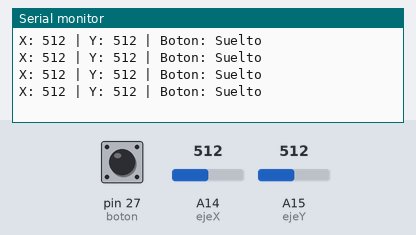
The sketch below on a simulated Arduino Mega 2560, built with avr-gcc and run on an emulated ATmega2560. On the bench: the last lines printed to the serial monitor. The test bench sets the inputs (shaded band); at power-on: pin 27 (boton) HIGH, A14 (ejeX) = 512, A15 (ejeY) = 512.

Above: at 1.2 s.
1.3 s: pin 27 (boton) pulled LOW for 0.35 s
At 1.71 s:
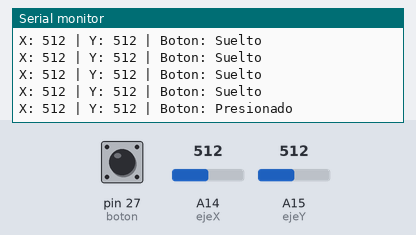
3.1 s: A14 (ejeX) set to 716
At 3.51 s:
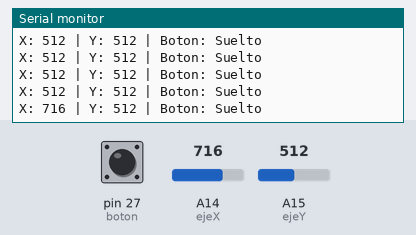
4.6 s: A15 (ejeY) set to 716
At 4.72 s:
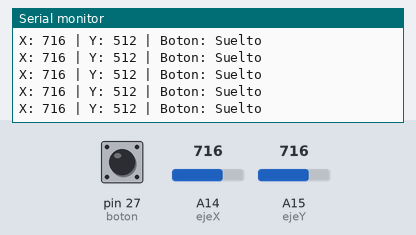
6.1 s: pin 27 (boton) pulled LOW for 1 s
At 6.52 s:
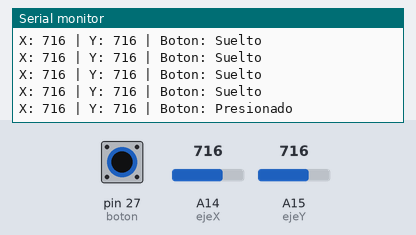
8.6 s: A14 (ejeX) set to 900
At 8.63 s:
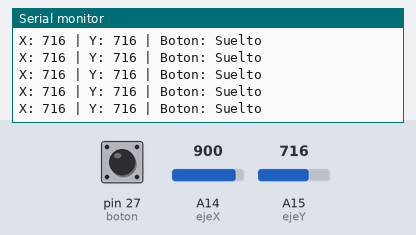
10.1 s: A15 (ejeY) set to 900
At 10.13 s:
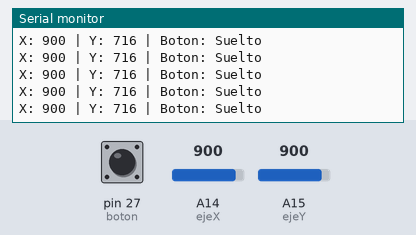
Timing chart, 0 to 12.6 s (numbered marks = the images above; inputs shaded):
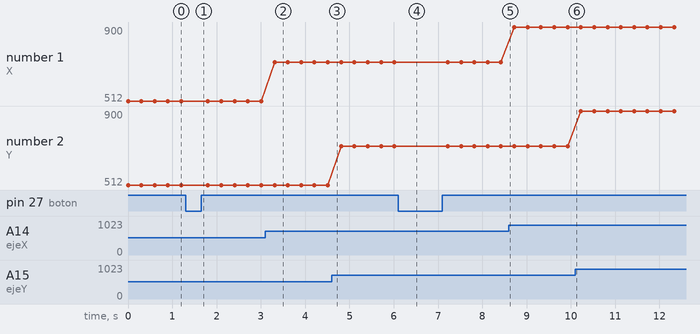

Measured:
- after the input at 1.3 s, the serial monitor: prints a new line after 0.20 s (image 1)
- after the input at 3.1 s, the serial monitor: prints a new line after 0.21 s (image 2)
- after the input at 6.1 s, the serial monitor: prints a new line after 0.22 s (image 4)
- plotted number 1: 512 → 716 after the input at 3.1 s, 716 → 900 after the input at 8.6 s

The sketch:

Joystick.ino
```cpp
int ejeX = A14;
int ejeY = A15;
int boton = 27;

void setup() {
  Serial.begin(9600);
  pinMode(boton, INPUT_PULLUP);
}

void loop() {
  int x = analogRead(ejeX);
  int y = analogRead(ejeY);
  int sw = digitalRead(boton);

  Serial.print("X: ");
  Serial.print(x);
  Serial.print(" | Y: ");
  Serial.print(y);
  Serial.print(" | Boton: ");
  if (sw == LOW) Serial.println("Presionado");
  else Serial.println("Suelto");

  delay(300);
}
```
